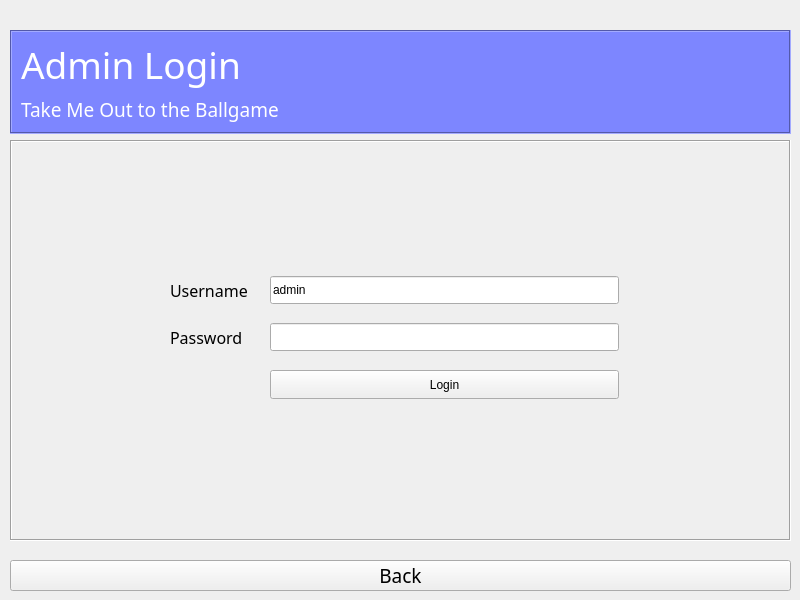
    <widget class="QWidget" name="adminlogin">
     <widget class="QFrame" name="headerLogin">
      <property name="enabled">
       <bool>true</bool>
      </property>
      <property name="geometry">
       <rect>
        <x>10</x>
        <y>30</y>
        <width>781</width>
        <height>104</height>
       </rect>
      </property>
      <property name="styleSheet">
       <string notr="true">background-color: rgb(125, 134, 255);</string>
      </property>
      <property name="frameShape">
       <enum>QFrame::Box</enum>
      </property>
      <property name="frameShadow">
       <enum>QFrame::Sunken</enum>
      </property>
      <layout class="QVBoxLayout" name="verticalLayout_7">
       <property name="spacing">
        <number>8</number>
       </property>
       <item>
        <widget class="QLabel" name="subtitleLogin">
         <property name="enabled">
          <bool>true</bool>
         </property>
         <property name="font">
          <font>
           <family>Bahnschrift</family>
           <pointsize>28</pointsize>
           <italic>false</italic>
           <fontweight>Black</fontweight>
          </font>
         </property>
         <property name="acceptDrops">
          <bool>false</bool>
         </property>
         <property name="styleSheet">
          <string notr="true">color: rgb(255, 255, 255);
background-color: rgba(255, 255, 255, 0);</string>
         </property>
         <property name="frameShape">
          <enum>QFrame::NoFrame</enum>
         </property>
         <property name="lineWidth">
          <number>2</number>
         </property>
         <property name="text">
          <string notr="true">Admin Login</string>
         </property>
         <property name="wordWrap">
          <bool>false</bool>
         </property>
        </widget>
       </item>
       <item>
        <widget class="QLabel" name="titleLogin">
         <property name="enabled">
          <bool>true</bool>
         </property>
         <property name="font">
          <font>
           <family>Bahnschrift</family>
           <pointsize>14</pointsize>
           <italic>false</italic>
           <fontweight>Light</fontweight>
          </font>
         </property>
         <property name="styleSheet">
          <string notr="true">color: rgb(255, 255, 255);
background-color: rgba(255, 255, 255, 0);</string>
         </property>
         <property name="frameShape">
          <enum>QFrame::NoFrame</enum>
         </property>
         <property name="lineWidth">
          <number>2</number>
         </property>
         <property name="text">
          <string>Take Me Out to the Ballgame</string>
         </property>
         <property name="wordWrap">
          <bool>false</bool>
         </property>
         <property name="indent">
          <number>0</number>
         </property>
        </widget>
       </item>
      </layout>
     </widget>
     <widget class="QPushButton" name="backLogin">
      <property name="enabled">
       <bool>true</bool>
      </property>
      <property name="geometry">
       <rect>
        <x>10</x>
        <y>560</y>
        <width>781</width>
        <height>31</height>
       </rect>
      </property>
      <property name="font">
       <font>
        <family>Bahnschrift</family>
        <pointsize>14</pointsize>
        <italic>false</italic>
        <bold>false</bold>
       </font>
      </property>
      <property name="styleSheet">
       <string notr="true">font: 14pt &quot;Bahnschrift&quot;;</string>
      </property>
      <property name="text">
       <string>Back</string>
      </property>
     </widget>
     <widget class="QFrame" name="adminloginbuttons">
      <property name="geometry">
       <rect>
        <x>10</x>
        <y>140</y>
        <width>781</width>
        <height>401</height>
       </rect>
      </property>
      <property name="frameShape">
       <enum>QFrame::Box</enum>
      </property>
      <property name="frameShadow">
       <enum>QFrame::Sunken</enum>
      </property>
      <widget class="QPushButton" name="buttonLogin">
       <property name="geometry">
        <rect>
         <x>260</x>
         <y>230</y>
         <width>349</width>
         <height>29</height>
        </rect>
       </property>
       <property name="text">
        <string>Login</string>
       </property>
      </widget>
      <widget class="QLineEdit" name="inputName">
       <property name="geometry">
        <rect>
         <x>260</x>
         <y>136</y>
         <width>349</width>
         <height>28</height>
        </rect>
       </property>
       <property name="text">
        <string>admin</string>
       </property>
       <property name="echoMode">
        <enum>QLineEdit::Normal</enum>
       </property>
      </widget>
      <widget class="QLabel" name="labelPassword">
       <property name="geometry">
        <rect>
         <x>160</x>
         <y>183</y>
         <width>93</width>
         <height>28</height>
        </rect>
       </property>
       <property name="font">
        <font>
         <family>Bahnschrift</family>
         <pointsize>12</pointsize>
        </font>
       </property>
       <property name="text">
        <string>Password</string>
       </property>
      </widget>
      <widget class="QLineEdit" name="inputPassword">
       <property name="geometry">
        <rect>
         <x>260</x>
         <y>183</y>
         <width>349</width>
         <height>28</height>
        </rect>
       </property>
       <property name="echoMode">
        <enum>QLineEdit::Password</enum>
       </property>
      </widget>
      <widget class="QLabel" name="labelName">
       <property name="geometry">
        <rect>
         <x>160</x>
         <y>136</y>
         <width>93</width>
         <height>28</height>
        </rect>
       </property>
       <property name="font">
        <font>
         <family>Bahnschrift</family>
         <pointsize>12</pointsize>
        </font>
       </property>
       <property name="text">
        <string>Username</string>
       </property>
      </widget>
     </widget>
    </widget>
